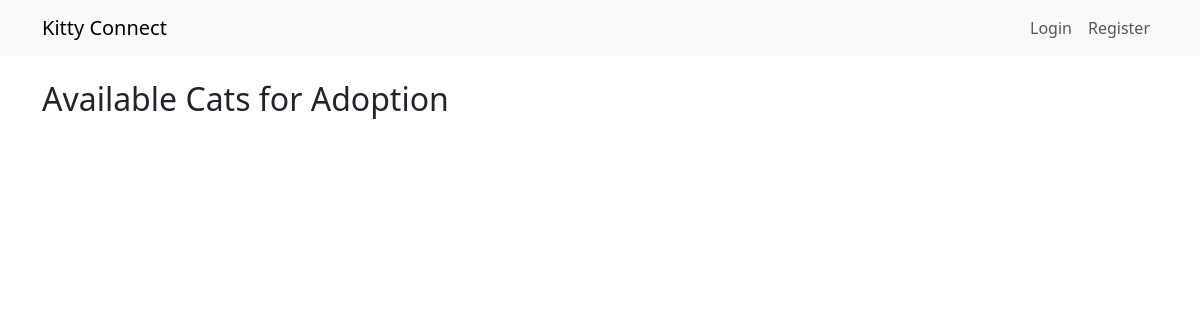
Before: /cat/ with the older database file.
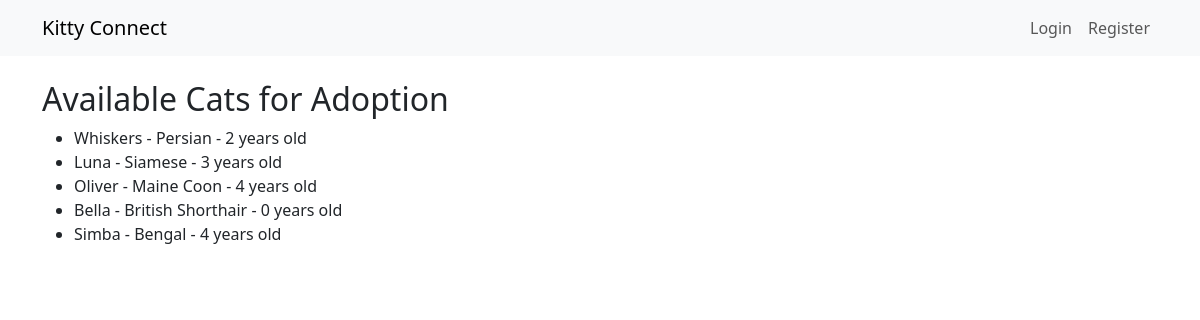
After: the same page with the newer database file.
### cat/models.py (models this page shows, shortened)
class Cat(models.Model):
    name=models.CharField(max_length=50)
    age=models.IntegerField()
    breed=models.TextField()
    description=models.TextField()
    available=models.BooleanField(default=False)

### cat/views.py (the view)
# urls.py: path("", cat_list, name="cat_list"),
def cat_list(request):
    cats = Cat.objects.all()
    return render(request, "cat/cat_list.html", {"cats": cats})

### cat/templates/cat/cat_list.html (shortened to what this page needs)
{% extends 'base.html' %}
{% block content %}
<h2>Available Cats for Adoption</h2>
<ul>
    {% for cat in cats %}
        <li>
            {{ cat.name }} - {{ cat.breed }} - {{ cat.age }} years old
        </li>
    {% endfor %}
</ul>
{% endblock %}

### templates/base.html (shortened to what this page needs)
<!DOCTYPE html>
<html lang="en">
<head>
    <link rel="stylesheet" href="https://cdn.jsdelivr.net/npm/bootstrap@5.3.0/dist/css/bootstrap.min.css">
</head>
<body>
    <nav class="navbar navbar-expand-lg navbar-light bg-light">
        <div class="container">
            <a class="navbar-brand" href="{% url 'home' %}">Kitty Connect</a>
            <div class="collapse navbar-collapse" id="navbarNav">
                <ul class="navbar-nav ms-auto">
                    {% if user.is_authenticated %}
                        <li class="nav-item"><a class="nav-link" href="{% url 'dashboard' %}">Dashboard</a></li>
                        <li class="nav-item"><a class="nav-link" href="{% url 'logout' %}">Logout</a></li>
                    {% else %}
                        <li class="nav-item"><a class="nav-link" href="{% url 'login' %}">Login</a></li>
                        <li class="nav-item"><a class="nav-link" href="{% url 'register' %}">Register</a></li>
                    {% endif %}
                </ul>
            </div>
        </div>
    </nav>
    <div class="container mt-4">
        {% block content %}{% endblock %}
    </div>
</body>
</html>

Changed rows visible on the page:
added Cat: name "Whiskers", breed "Persian", age "2"
added Cat: name "Luna", breed "Siamese", age "3"
added Cat: name "Oliver", breed "Maine Coon", age "4"
added Cat: name "Bella", breed "British Shorthair", age "0"
added Cat: name "Simba", breed "Bengal", age "4"
